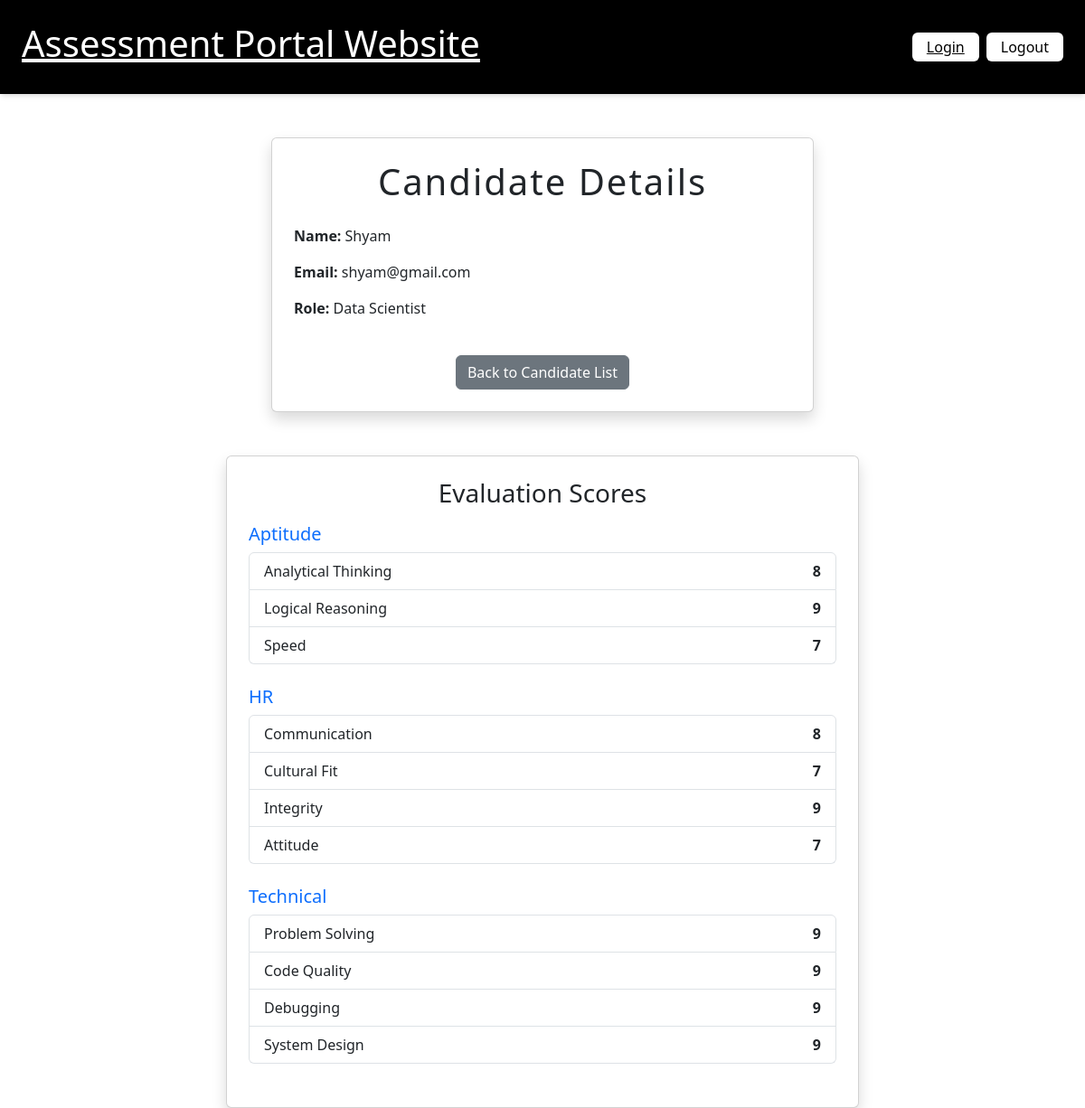
/candidatedetail/13/, run on the app's committed database.
### assessment_app/models.py (models this page shows, shortened)
class Candidate(models.Model):
    name = models.CharField(max_length=30,null=False,blank=False)
    email = models.EmailField(null=False,blank=False)
    resume = models.FileField(upload_to="resumes/",blank=True,null=True)
    role = models.ForeignKey(Role,related_name='candidaterole',on_delete=models.CASCADE)

class Role(models.Model):
    title = models.CharField(max_length=40,null=False,blank=False,unique=True)
    def __str__(self):
        return self.title

class Criteria(models.Model):
    criteria_title = models.CharField(max_length=100)
    criteria_section = models.ForeignKey(Section, related_name='criteria', on_delete=models.CASCADE)
    criteria_description = models.TextField()

### assessment_app/views.py (the view)
# urls.py: path('candidatedetail/<int:pk>/',CandidateDetailView.as_view(),name='candidate-detail'),
class CandidateDetailView(DetailView):
    model = Candidate
    template_name = 'candidate/detail.html'
    context_object_name = 'object'
    def get_context_data(self, **kwargs):
        context = super().get_context_data(**kwargs)
        candidate = self.get_object()
        scores = (
            CandidateCriterionScore.objects
            .filter(candidate=candidate)
            .select_related('criterion__criteria', 'criterion__criteria__criteria_section')
            .order_by('criterion__criteria__criteria_section__title')
            .values(
                'criterion__criteria__criteria_section__title',
                'criterion__criteria__criteria_title',
                'score'
            )
        )
        grouped_scores = {}
        for s in scores:
            section = s['criterion__criteria__criteria_section__title']
            grouped_scores.setdefault(section, []).append({
                'criterion_title': s['criterion__criteria__criteria_title'],
                'score': s['score']
            })
        context['grouped_scores'] = grouped_scores
        return context

### templates/candidate/detail.html
{% extends 'home.html' %}
{% block content %}
<link href="https://cdn.jsdelivr.net/npm/bootstrap@5.3.0/dist/css/bootstrap.min.css" rel="stylesheet">
<div class="container mt-5">
    <div class="card shadow p-4 mx-auto" style="max-width: 600px;">
        <h1 class="text-center mb-4" style="letter-spacing: 2px;">Candidate Details</h1>
        <p><strong>Name:</strong> {{ object.name }}</p>
        <p><strong>Email:</strong> {{ object.email }}</p>
        <p><strong>Role:</strong> {{ object.role }}</p>
        <div class="text-center mt-4">
            <a href="{% url 'candidate-list' %}" class="btn btn-secondary">Back to Candidate List</a>
        </div>
    </div>
</div>
{% if grouped_scores %}
<div class="container mt-5">
    <div class="card shadow p-4 mx-auto" style="max-width: 700px;">
        <h3 class="text-center mb-3">Evaluation Scores</h3>
        {% for section, criteria_list in grouped_scores.items %}
            <div class="mb-4">
                <h5 class="text-primary">{{ section }}</h5>
                <ul class="list-group">
                    {% for c in criteria_list %}
                        <li class="list-group-item d-flex justify-content-between">
                            <span>{{ c.criterion_title }}</span>
                            <span class="fw-bold">{{ c.score }}</span>
                        </li>
                    {% endfor %}
                </ul>
            </div>
        {% endfor %}
    </div>
</div>
{% endif %}
{% endblock %}

### data on the page
Candidate: name "Shyam", email "shyam@gmail.com", role "Data Scientist"
Criteria: criterion_title "Analytical Thinking", score "8"
Criteria: criterion_title "Logical Reasoning", score "9"
Criteria: criterion_title "Speed", score "7"
Criteria: criterion_title "Communication", score "8"
Criteria: criterion_title "Cultural Fit", score "7"
Criteria: criterion_title "Integrity", score "9"
Criteria: criterion_title "Attitude", score "7"
Criteria: criterion_title "Problem Solving", score "9"
Criteria: criterion_title "Code Quality", score "9"
Criteria: criterion_title "Debugging", score "9"
Criteria: criterion_title "System Design", score "9"

### other printed values
{{ section }} "Aptitude" "HR" "Technical"
